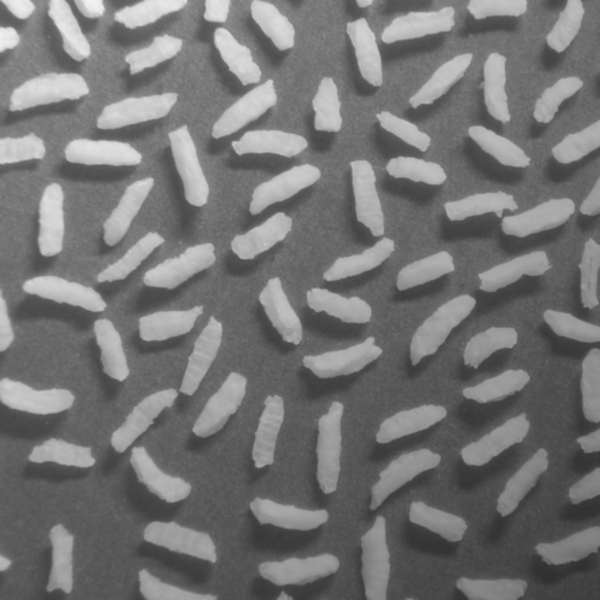
#> input picture Ex3/rice-shaded.tif, 600 x 600 px
$ python ex3q1_im2024.py
#> lines starting #> are read from the running program, lines starting #| are printed output that depends on the picture
import cv2 as cv
import numpy as np
import matplotlib.pyplot as plt

if __name__ == '__main__':
    img = cv.imread('rice-shaded.tif', cv.IMREAD_GRAYSCALE)
#> img is the input picture: shape (600, 600); min 47, max 243, mean 116.4
    disk = cv.getStructuringElement(cv.MORPH_ELLIPSE, (7, 7))
    erodeImg = cv.erode(img, disk)
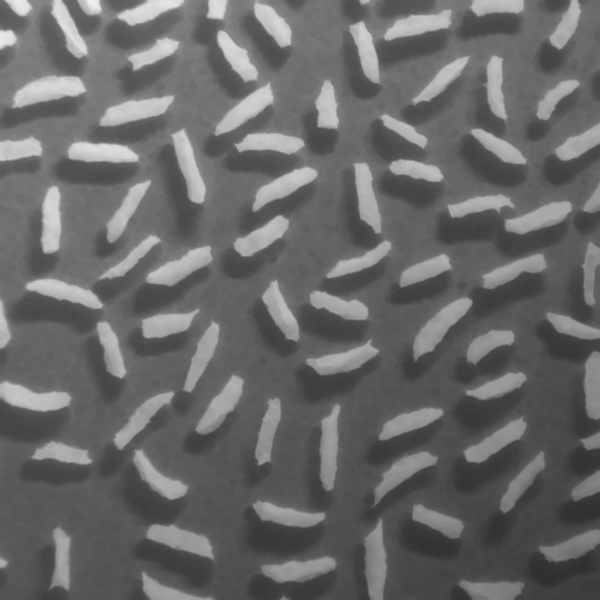
#> erodeImg: shape (600, 600); min 47, max 240, mean 104.9
    dilateImg = cv.dilate(img, disk)
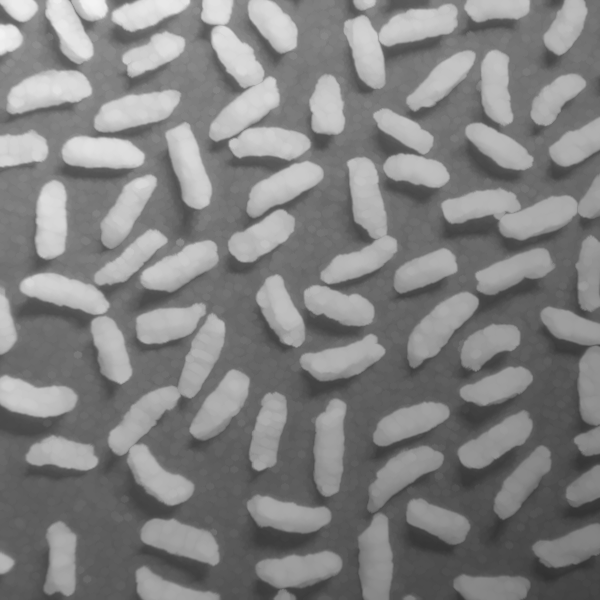
#> dilateImg: shape (600, 600); min 50, max 243, mean 128.6
    gradiantImg = cv.absdiff(dilateImg, erodeImg)
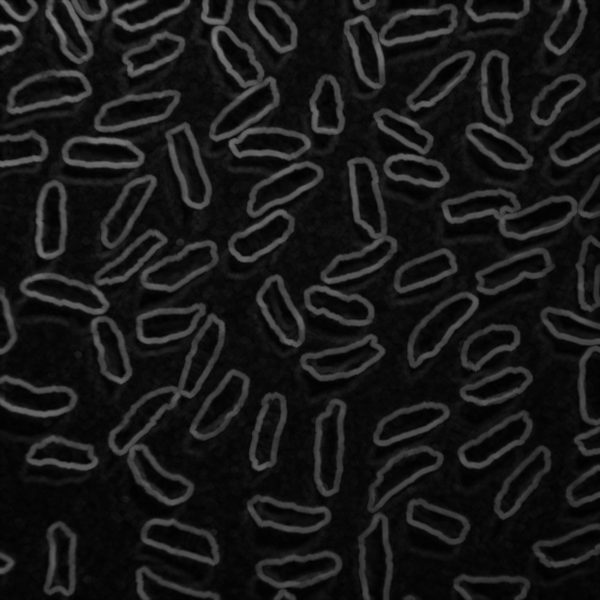
#> gradiantImg: shape (600, 600); min 1, max 128, mean 23.7
    fig, ax = plt.subplots(1, 2, figsize=(12, 6))
    ax[0].imshow(cv.cvtColor(img, cv.COLOR_BGR2RGB))
    ax[0].set_title('Original Image')
    ax[0].axis('off')

    ax[1].imshow(cv.cvtColor(gradiantImg, cv.COLOR_BGR2RGB))
    ax[1].set_title('Edges')
    ax[1].axis('off')
    plt.show()
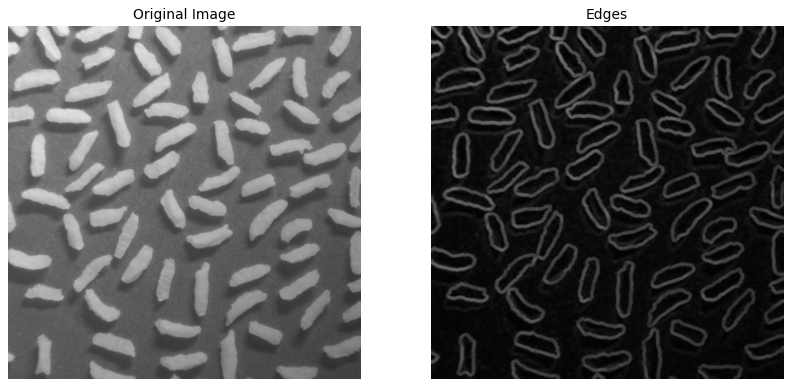
#> figure drawn by matplotlib, 2 panels
